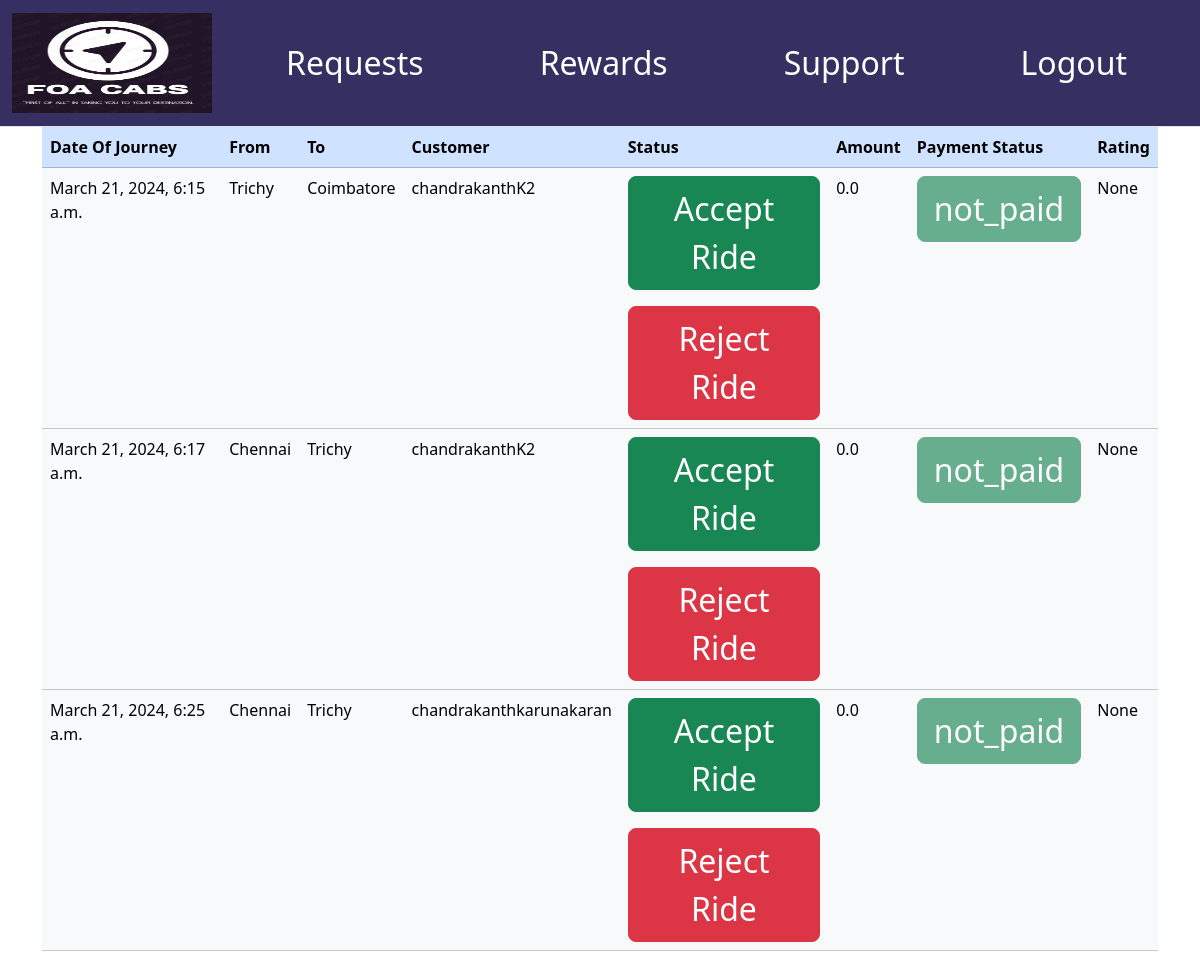
/driver/requests/ (signed in), run on an earlier commit of the app's database.
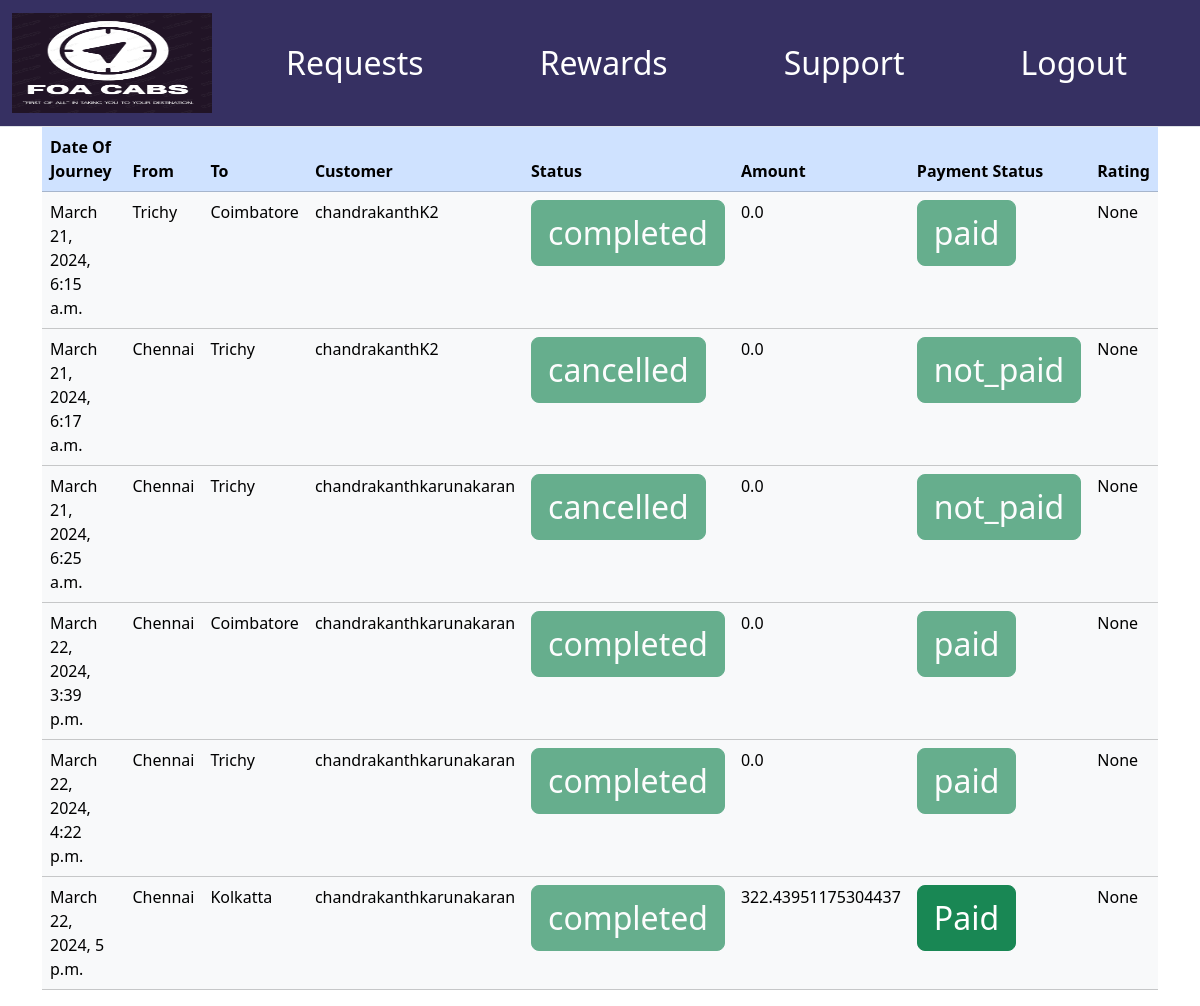
And on a later commit of the database.
### customer/models.py (models this page shows)
class Rides(models.Model):
    book_id = models.CharField(primary_key=True,
                               default=uuid.uuid4,
                               editable=False,max_length=100)
    customer_name=models.ForeignKey(Customers,on_delete=models.DO_NOTHING)
    driver_name=models.ForeignKey(Drivers,on_delete=models.DO_NOTHING)
    hours_travelled=models.FloatField(verbose_name='Hours Travelled',default=generate_travel_hours)
    journey_start_point=models.ForeignKey(Locations,models.DO_NOTHING,
                                          verbose_name='Journey Start Point',
                                         max_length=100,
                                         related_name='journey_start_location')
    journey_end_point=models.ForeignKey(Locations,models.DO_NOTHING,
                                        verbose_name='Journey End Point',
                                       max_length=100,
                                       related_name='journey_end_location')
    journey_start_time=models.DateTimeField(verbose_name='Journey Start Time',default=timezone.now)
    journey_end_time=models.DateTimeField(verbose_name='Journey End Time',default=timezone.now)
    payment_amount=models.FloatField(default=generate_payment_amount)
    payment_status_choices=(
        ('paid',"Paid"),
        ('not_paid','Not Paid'),
        ('refund','Refunded')
    )
    payment_status=models.CharField(default='not_paid',
                                    choices=payment_status_choices,
                                    max_length=10)
    ride_status_choices=(
        ('booked','Booked'),
        ('started','Started'),
        ('completed','Completed'),
        ('cancelled','Cancelled')
    )
    ride_status=models.CharField(default='booked',
                                 choices=ride_status_choices,
                                 max_length=10)
    createdAt=models.DateTimeField(auto_now_add=True)
    rating_choices=(
        ('poor',1),
        ('below average',2),
        ('average',3),
        ('above average',4),
        ('good',5)
                    )
    rating=models.IntegerField(choices=rating_choices,null=True)
    def __str__(self):
        return self.book_id

class Locations(models.Model):
    city=models.CharField(unique=True,max_length=30)
    state=models.CharField(max_length=30)
    def __str__(self):
        return self.city

class Customers(models.Model):
    customer = models.OneToOneField(User,on_delete=models.CASCADE)
    profile_pic=models.ImageField(
        upload_to='customer/profile_pic/',
        blank=True
        )
    def __str__(self):
        return self.customer.username

### driver/views.py (the view)
# urls.py: path('requests/',views.rides,name='requests'),
def rides(request):
    driver_obj=[x for x in Drivers.objects.all() if x.driver.username==request.user.username][0]
    rides=Rides.objects.filter(driver_name=driver_obj)
    print(rides)
    return render(request,
                  'driver/booking_requests.html',
                  context={"bookings":rides})

### templates/driver/booking_requests.html (shortened to what this page needs)
{% extends 'driver/base.html' %}
{% block body_block %}
<table class="table table-light">
    <thead>
        <tr class="table-primary">
            <th scope="col">Date Of Journey</th>
            <th scope="col">From</th>
            <th scope="col">To</th>
            <th scope="col">Customer</th>
            <th scope="col">Status</th>
            <th scope="col">Amount</th>
            <th scope="col">Payment Status</th>
            <th scope="col">Rating</th>
        </tr>
    </thead>
        {% for journey in bookings %}
         <tr>
            <td>{{journey.journey_start_time}}</td>
            <td>{{journey.journey_start_point}}</td>
            <td>{{journey.journey_end_point}}</td>
            <td>{{journey.customer_name}}</td>
            {% if journey.ride_status == 'booked' %}
                <td>
                    <form action="{% url 'driver:ride_status' journey.book_id 'started' %}">
                        <button class="btn btn-success btn-lg">Accept Ride</button>
                    </form>
                    <form action="{% url 'driver:ride_status' journey.book_id 'cancelled' %}">
                        <button class="btn btn-danger btn-lg">Reject Ride</button>
                    </form>
                </td>
            {% else %}
                <td><button  class="btn btn-success btn-lg" disabled> {{journey.ride_status}}</button>     </td>
            {% endif %}
            <td>{{journey.payment_amount}}</td>
            {% if journey.ride_status == 'completed' and journey.payment_status == 'not_paid' %}
            <td><form action="{% url 'driver:payment_status' journey.book_id 'paid' %}">
                <button  class="btn btn-success btn-lg">Paid</button>
            </form>
        </td>
            {% else %}
            <td><button  class="btn btn-success btn-lg" disabled>{{journey.payment_status}}</button></td>
            {% endif %}
            <td>{{journey.rating}}</td>
         </tr>
         {% endfor %}
</table>
{% endblock %}

### templates/driver/base.html (shortened to what this page needs)
<!DOCTYPE html>
{% load static %}
<html>
    <head>
        <link href="https://cdn.jsdelivr.net/npm/bootstrap@5.3.2/dist/css/bootstrap.min.css" rel="stylesheet">
        <link href="https://getbootstrap.com/docs/5.3/assets/css/docs.css" rel="stylesheet">
        <link rel="stylesheet" href="{% static 'stylesheet/style.css' %}">
    </head>
    <body>
        {% if user.is_authenticated %}
        <nav id="navbar" class="navbar navbar-expand-lg bg-body-dark border-bottom sticky-top">
            <div id='navbarcontainer' class="container-fluid">
                <a class="navbar-brand" href="{% url 'driver:dashboard' %}">
                    <img id="brang_logo" src="{% static 'images/foa_cabs.png' %}" alt="...">
                </a>
                <div class="collapse navbar-collapse" id="navbarSupportedContent">
                    <ul class="navbar-nav me-auto my-2 my-lg-0 fs-4" style="--bs-scroll-height: 100px;">
                        <li class="nav-item flex-grow-1">
                            <a class="nav-link" href="{% url 'driver:requests'%}">Requests</a>
                        </li>
                        <li class="nav-item flex-grow-1">
                            <a class="nav-link" href="{% url 'driver:rewards' %}">Rewards</a>
                        </li>
                        <li class="nav-item flex-grow-1">
                            <a class="nav-link" href="{% url 'driver:support' %}">Support</a>
                        </li>
                        <li class="nav-item flex-grow-1">
                            <a class="nav-link" href="{% url 'driver:logout'%}">Logout</a>
                        </li>
                    </ul>
                </div>
            </div>
        </nav>
            <div class='container'>
                {% block body_block %}
                {% endblock body_block %}
            </div>
        {% endif %}
    </body>
</html>

### static/stylesheet/style.css (style rules this page uses)
.nav-item { padding-left: 50px; padding-right:50px; padding-top:20px; padding-bottom:20px; color:white; font-size:xx-large; }
#brang_logo { width:200px; height:100px; }
.nav-link { color:white; }
#navbar { background-color: #363062; color: aliceblue; }
.btn-lg { font-size: xx-large; }

What changed in the data, as far as the page shows it:
changed Rides "March 21, 2024, 6:15 a.m.": ride_status (not shown) → "completed"; payment_status "not_paid" → "paid"; no longer shows "Accept Ride Reject Ride"
changed Rides "March 21, 2024, 6:17 a.m.": ride_status (not shown) → "cancelled"; no longer shows "Accept Ride Reject Ride"
changed Rides "March 21, 2024, 6:25 a.m.": ride_status (not shown) → "cancelled"; no longer shows "Accept Ride Reject Ride"
added Rides: journey_start_time "March 22, 2024, 3:39 p.m.", journey_start_point "Chennai", journey_end_point "Coimbatore", customer_name "chandrakanthkarunakaran", ride_status "completed", payment_amount "0.0", payment_status "paid", rating "None"
added Rides: journey_start_time "March 22, 2024, 4:22 p.m.", journey_start_point "Chennai", journey_end_point "Trichy", customer_name "chandrakanthkarunakaran", ride_status "completed", payment_amount "0.0", payment_status "paid", rating "None"
added Rides: journey_start_time "March 22, 2024, 5 p.m.", journey_start_point "Chennai", journey_end_point "Kolkatta", customer_name "chandrakanthkarunakaran", ride_status "completed", payment_amount "322.43951175304437", payment_status "Paid", rating "None"
